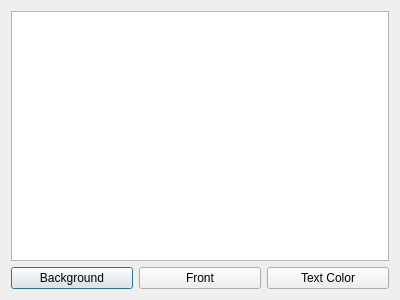
<?xml version="1.0" encoding="UTF-8"?>
<ui version="4.0">
 <class>Dialog</class>
 <widget class="QDialog" name="Dialog">
  <property name="geometry">
   <rect>
    <x>0</x>
    <y>0</y>
    <width>400</width>
    <height>300</height>
   </rect>
  </property>
  <property name="windowTitle">
   <string>Dialog</string>
  </property>
  <layout class="QGridLayout" name="gridLayout">
   <item row="0" column="0">
    <widget class="QListWidget" name="listWidget"/>
   </item>
   <item row="1" column="0">
    <layout class="QHBoxLayout" name="horizontalLayout">
     <item>
      <widget class="QPushButton" name="pushButton">
       <property name="text">
        <string>Background</string>
       </property>
      </widget>
     </item>
     <item>
      <widget class="QPushButton" name="pushButton_2">
       <property name="text">
        <string>Front</string>
       </property>
      </widget>
     </item>
     <item>
      <widget class="QPushButton" name="pushButton_3">
       <property name="text">
        <string>Text Color</string>
       </property>
      </widget>
     </item>
    </layout>
   </item>
  </layout>
 </widget>
 <layoutdefault spacing="6" margin="11"/>
 <resources/>
 <connections/>
</ui>
